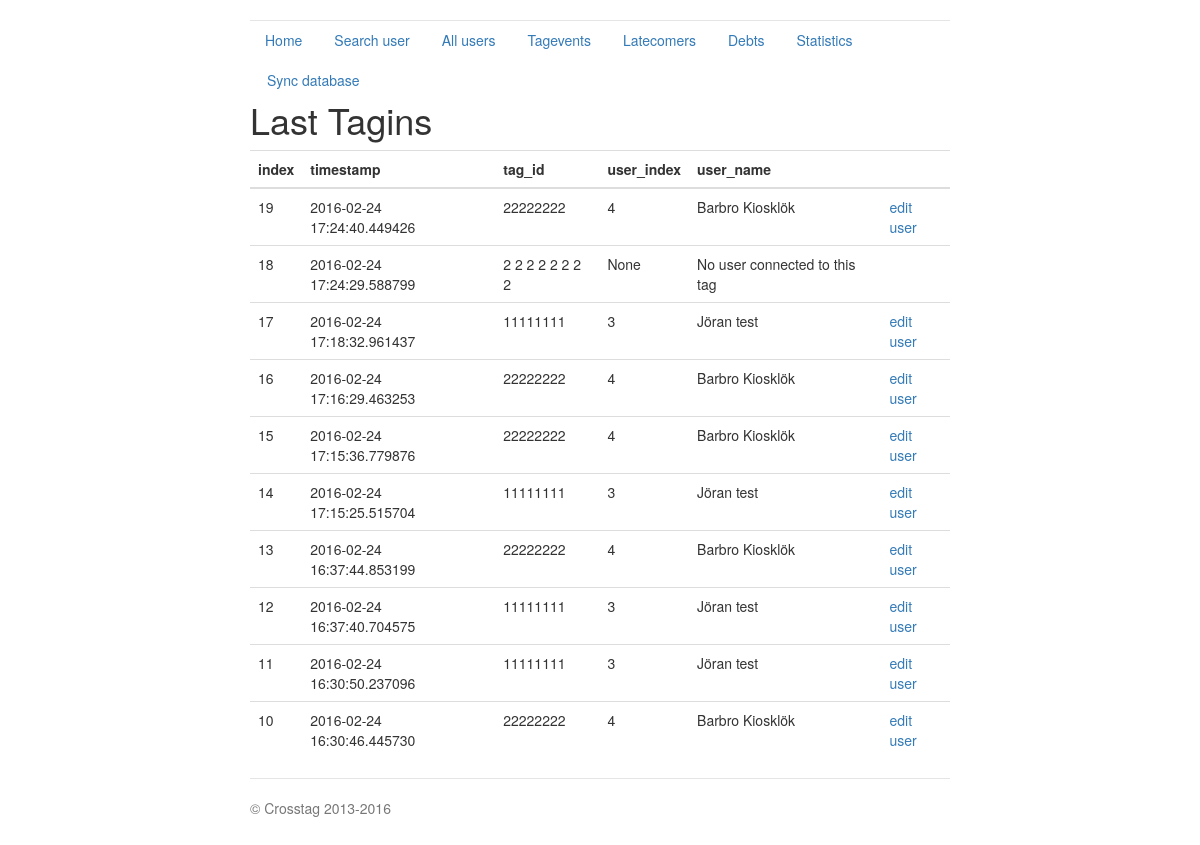
The app's page /last_tagins, older data.
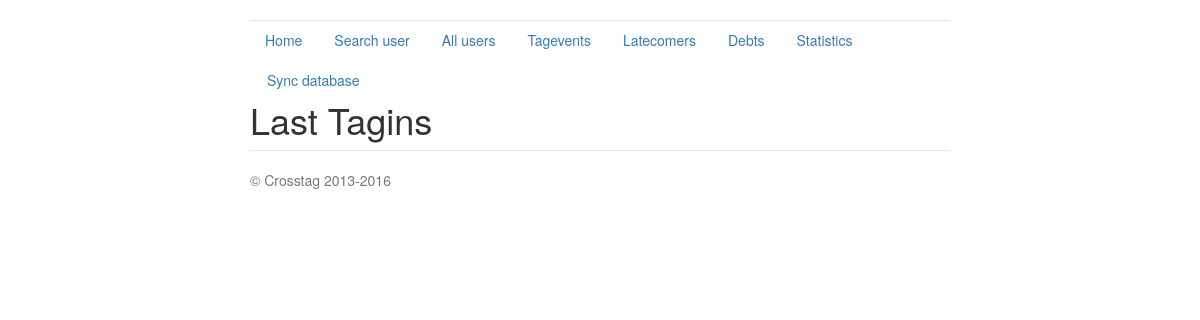
The same page, newer data.
### crosstag_server.py (models this page shows, shortened)
class Tagevent(db.Model):
    index = db.Column(db.Integer, primary_key=True)
    tag_id = db.Column(db.String(20))
    timestamp = db.Column(db.DateTime)
    uid = db.Column(db.Integer, db.ForeignKey('user.index'))
    def dict(self):
        return {'index': self.index, 'timestamp': str(self.timestamp),
                'tag_id': self.tag_id, 'uid': self.uid}

class User(db.Model):
    index = db.Column(db.Integer, primary_key=True)
    fortnox_id = db.Column(db.Integer)
    name = db.Column(db.String(80))
    email = db.Column(db.String(120))
    phone = db.Column(db.String(20))
    address = db.Column(db.String(50))
    address2 = db.Column(db.String(50))
    city = db.Column(db.String(120))
    zip_code = db.Column(db.Integer)
    tag_id = db.Column(db.String(20))
    gender = db.Column(db.String(10))
    ssn = db.Column(db.String(13))
    expiry_date = db.Column(db.Date)
    create_date = db.Column(db.Date)
    status = db.Column(db.String(50))
    def dict(self):
        return {'index': self.index, 'name': self.name,
                'email': self.email, 'tag_id': self.tag_id,
                'phone': self.phone, 'address': self.address,
                'address2': self.address2, 'city': self.city,
                'zip_code': self.zip_code, 'fortnox_id': self.fortnox_id,
                'expiry_date': str(self.expiry_date),
                'create_date': str(self.create_date),
                'ssn': self.ssn,
                'gender': self.gender,
                'status': self.status
                }

### crosstag_server.py (the view)
@app.route('/last_tagins', methods=['GET'])
def last_tagins():
    ret = []
    events = Tagevent.query.all()[-10:]
    for hit in events:
        js = hit.dict()
        tag = js['tag_id']
        try:
            user = get_user_data_tag_dict(tag)
            js['user_index'] = user["index"]
            js['user_name'] = user['name']
        except:
            js['user_index'] = None
            js['user_name'] = "No user connected to this tag"
        ret.append(js)
    ret.reverse()
    return render_template('last_tagevents.html',
                           title='Last Tagins',
                           hits=ret)

### crosstag_server.py (called while the page is built)
@app.route('/crosstag/v1.0/get_user_data_tag_dict/<tag_id>',
           methods=['GET'])
def get_user_data_tag_dict(tag_id):
    user = User.query.filter_by(tag_id=tag_id).first()
    return user.dict()

### templates/last_tagevents.html (shortened to what this page needs)
{% extends "base.html" %}
{% block content %}
<h1>{{title}}</h1>
{% if hits %}
	<table class="table table-hover">
	<tbody>
		<thead>
			<tr>
				<th>index</th> <th>timestamp</th><th>tag_id</th> <th> user_index </th> <th> user_name </th> <th></th>
			</tr>
		</thead>
				{% for hit in hits %}
				<tr>
					<td>{{hit.index}}</td> <td>{{hit.timestamp}}</td> <td>{{hit.tag_id}}</td> <td>{{hit.user_index}}</td> <td>{{hit.user_name}}</td> <td> {% if hit.user_index != None %}<a href='/edit_user/{{hit.user_index}}'>edit user</a> {% endif %}</td>
				</tr>
				{% endfor %}
	</tbody>
	</table>
{% endif %}
{% endblock %}

Row changes from the older to the newer data that the page shows:
removed Tagevent: index "19", timestamp "2016-02-24 17:24:40.449426", tag_id "22222222", user_index "4", user_name "Barbro Kiosklök"
removed Tagevent: index "18", timestamp "2016-02-24 17:24:29.588799", tag_id "2 2 2 2 2 2 2 2", user_index "None", user_name "No user connected to this tag"
removed Tagevent: index "17", timestamp "2016-02-24 17:18:32.961437", tag_id "11111111", user_index "3", user_name "Jöran test"
removed Tagevent: index "16", timestamp "2016-02-24 17:16:29.463253", tag_id "22222222", user_index "4", user_name "Barbro Kiosklök"
removed Tagevent: index "15", timestamp "2016-02-24 17:15:36.779876", tag_id "22222222", user_index "4", user_name "Barbro Kiosklök"
removed Tagevent: index "14", timestamp "2016-02-24 17:15:25.515704", tag_id "11111111", user_index "3", user_name "Jöran test"
removed Tagevent: index "13", timestamp "2016-02-24 16:37:44.853199", tag_id "22222222", user_index "4", user_name "Barbro Kiosklök"
removed Tagevent: index "12", timestamp "2016-02-24 16:37:40.704575", tag_id "11111111", user_index "3", user_name "Jöran test"
removed Tagevent: index "11", timestamp "2016-02-24 16:30:50.237096", tag_id "11111111", user_index "3", user_name "Jöran test"
removed Tagevent: index "10", timestamp "2016-02-24 16:30:46.445730", tag_id "22222222", user_index "4", user_name "Barbro Kiosklök"
Text that changed along with them:
text no longer shown: "index timestamp tag_id user_index user_name"
